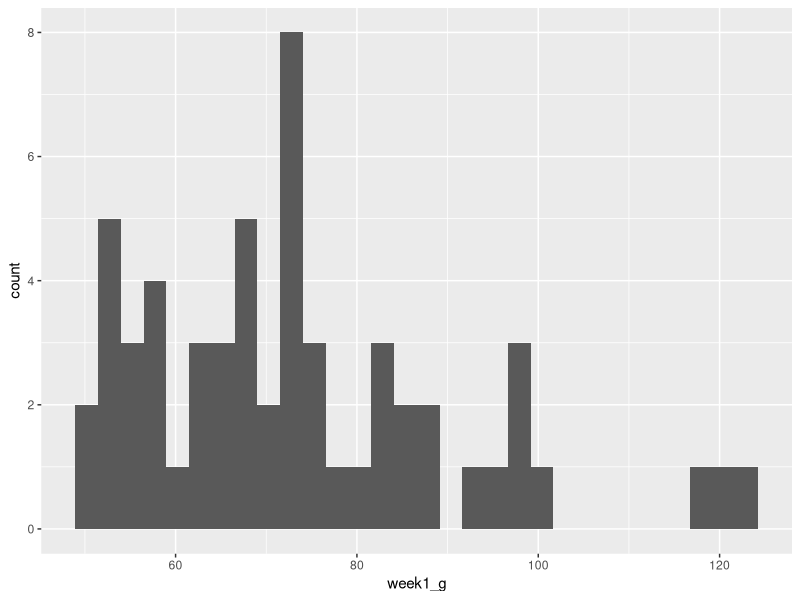
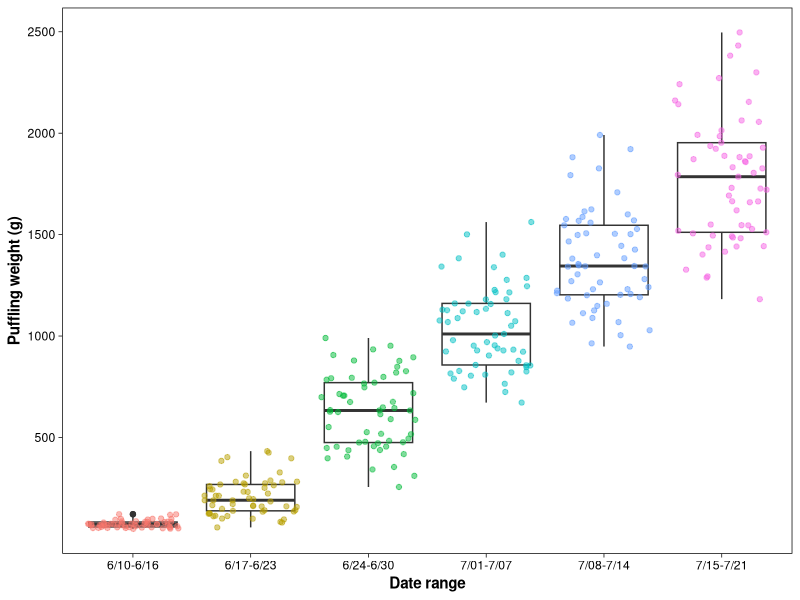
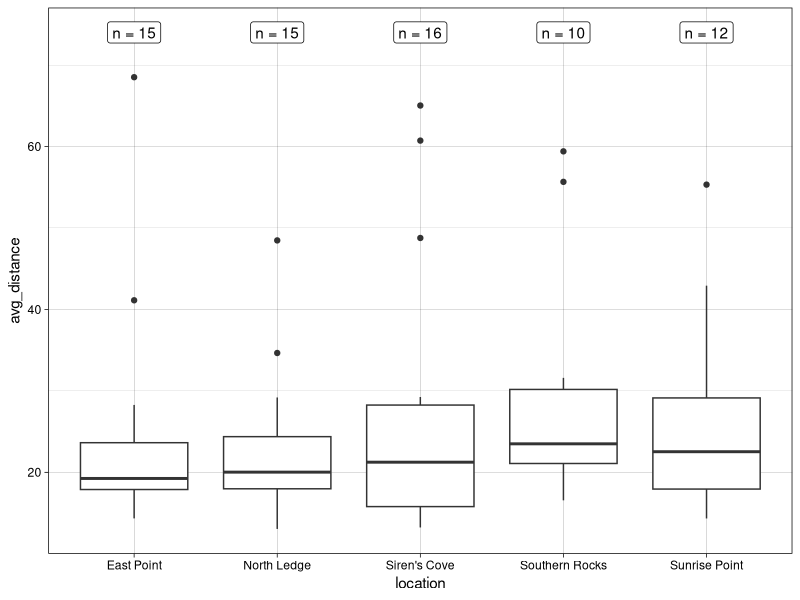
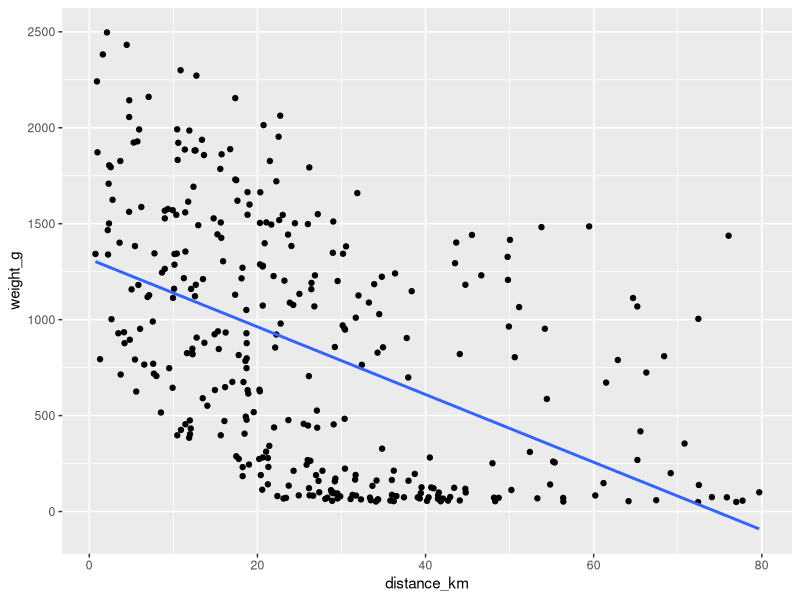
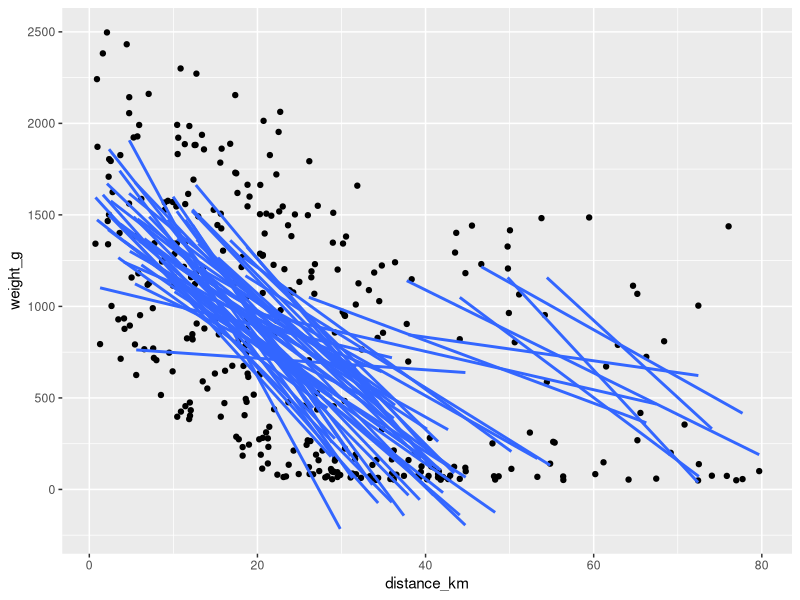
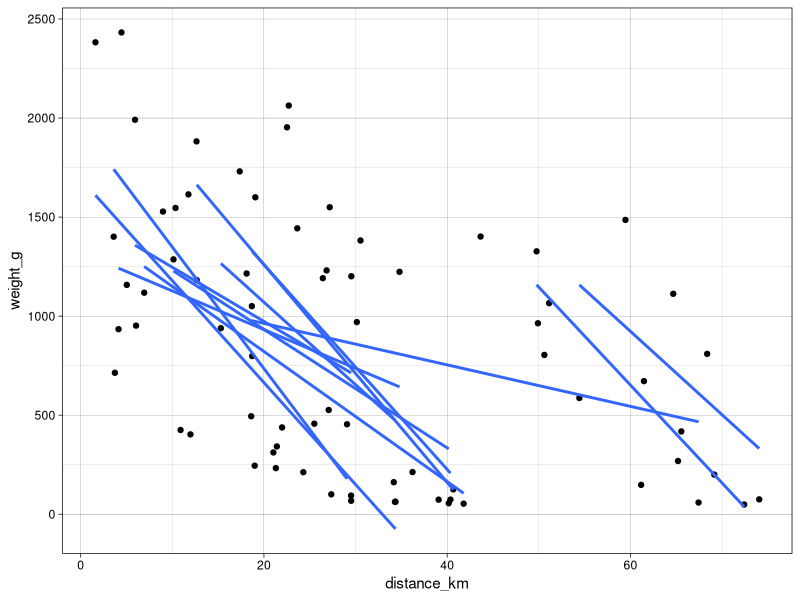
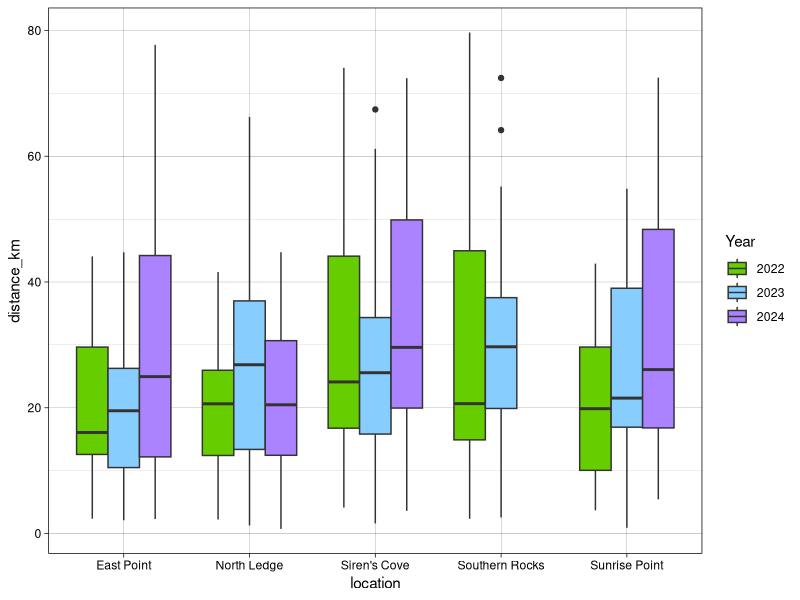
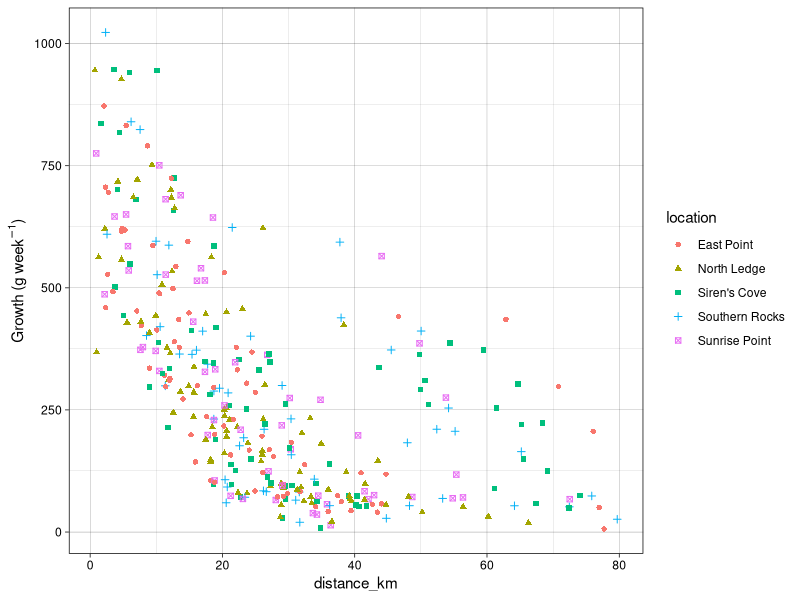

Reproduce these figures in R, in order. (Note: this script raises an error after producing the figures.)
## ---- chunk 1
# install.packages("tidyverse")

library(tidyverse) # this includes ggplot2, dplyr, tidyr, stringr, and more!
library(glue)
## ---- chunk 2
setwd("~/Desktop/Repos/2024-afo.sco.wos-tidyverse-workshop")

pufflings <- read_csv("data/puffling_weights.csv")
puffins <- read_csv("data/Fratercula_foraging.csv")
dates <- read_csv("data/Fratercula_sampling_dates.csv")
## ---- chunk 3
# a very basic visual
ggplot() +
  geom_histogram(data = pufflings, aes(x = week1_g))

pufflings <- pufflings %>%
  
  # "tidy" data by splitting each data point into its own row
  pivot_longer(cols = starts_with("week"),
               names_to = "week",
               values_to = "weight_g") %>%
  
  # intro to regular expressions: extract just the number out of each "weekX" label
  mutate(week = str_extract(week, "[0-9]"))

weeks <- dates %>%
  
  # "tidy" date data to prepare for further transformation
  pivot_longer(cols = everything(),
               names_to = "week",
               names_prefix = "week",   # this removes the specified prefix from each column name
               values_to = "date") %>%
  
  # output the first and last day in each week bracket
  group_by(week) %>%
  summarise(start = min(date),
            end = max(date)) %>%
  
  # create a new column from the above data
  mutate(label = glue("{start}-{end}")) # this is equivalent to `mutate(label = paste0(start, "-", end))`

# remove the leading zeros from the dates for ease of human-readability
weeks$label <- str_remove_all(weeks$label, "^0|(?<=-)0")

# create a more well-developed plot
ggplot(pufflings, aes(x = week, y = weight_g)) +
  # add a boxplot layer
  geom_boxplot() +
  
  # using the same data, layer points on top of boxplots & set the color variable to `week`
  # (this is more an aesthetic choice rather than particularly meaningful)
  geom_jitter(aes(col = week), alpha = 0.5) +
  
  # change the x-axis labels to those developed above
  scale_x_discrete(labels = weeks$label) +
  
  # change the y-axis scale
  scale_y_continuous(breaks = seq(500, 2500, by = 500)) +
  
  # change the axis labels
  labs(x = "Date range", y = "Puffling weight (g)") +
  
  # rotate the plot
  #coord_flip() +
  
  # change the theme
  theme_linedraw() +
  #theme_classic() +
  
  # customize particular aspects of the theme: remove the background grid and the (redundant) legend
  theme(panel.grid = element_blank(),
        axis.title = element_text(face = "bold"),
        legend.position = "none")

ggsave("figures/puffling_growth.png", width = 6, height = 8, units = "in", dpi = 600)
## ---- chunk 4
# average each adult's foraging distances across all six weeks
puffin_avgs <- puffins %>%
  rowwise() %>%
  summarise(nest = nest,
            location = location,
            avg_distance = mean(c_across(starts_with("week"))))

sample_sizes <- puffin_avgs %>%
  group_by(location) %>%
  summarise(number = n())

ggplot(puffin_avgs, aes(x = location, y = avg_distance)) +
  geom_boxplot() +
  # geom_text(data = sample_sizes, aes(label = paste("n =", number),
  #                                    x = location,
  #                                    y = round(max(puffin_avgs$avg_distance, na.rm = TRUE)) + 5)) +
  geom_label(data = sample_sizes, aes(label = paste("n =", number),
                                     x = location,
                                     y = round(max(puffin_avgs$avg_distance, na.rm = TRUE)) + 5)) +
  theme_linedraw()
## ---- chunk 5
# tidy adult puffin data
puffins <- pivot_longer(puffins,
                        cols = starts_with("week"),
                        names_to = "week",
                        values_to = "distance_km") %>%
  
  # extract digits from character strings
  mutate(week = str_extract(week, "[0-9]"))

# merge adult and puffling data frames by common variables
puffins_combined1 <- left_join(puffins, pufflings, join_by(nest == chick, location, week))

puffins_combined2 <- left_join(pufflings, puffins, join_by(chick == nest, location, week))

puffins_combined <- right_join(puffins, pufflings, join_by(nest == chick, location, week))

# visualize newly merged data
ggplot(puffins_combined, aes(x = distance_km, y = weight_g)) +
  geom_point() +
  
  # add a linear regression line
  geom_smooth(method = "lm", se = FALSE)

# plot the same thing but creating separate trend lines for each nest
ggplot(puffins_combined, aes(x = distance_km, y = weight_g, group = nest)) +
  geom_point() +
  geom_smooth(method = "lm", se = FALSE)

puffins_combined %>%
  filter(location == "Siren's Cove") %>%
  ggplot(aes(x = distance_km, y = weight_g, group = nest)) +
  geom_point() +
  geom_smooth(method = "lm", se = FALSE) +
  theme_linedraw()
## ---- chunk 6
puffins_combined <- puffins_combined %>%
  mutate(year = case_when(str_detect(nest, "A[A-Z]") ~ 2023,
                          str_detect(nest, "B[A-Z]") ~ 2024,
                          .default = 2022))

# plot annual variation in foraging distances
puffins_combined %>%
  
  # add in missing combination(s) of location & year for consistent boxplot spacing!
  complete(location, year) %>%
  
  # ^note that this above is piped directly into ggplot
  ggplot(aes(x = location, y = distance_km, fill = as.factor(year))) +
  geom_boxplot(position = position_dodge(preserve = "single")) +
  scale_fill_manual(values = c("chartreuse3", "skyblue1", "mediumpurple1"),
                    name = "Year") +
  theme_linedraw()

# calculate the pufflings' weight change from week to week
puffins_combined <- puffins_combined %>%
  group_by(nest) %>%
  mutate(growth = weight_g - lag(weight_g)) %>%
  
  # fill NAs (first week at each nest) with first-week weight gain
  mutate(growth = replace_na(growth, weight_g[week == 1]))

# plot growth against distance; go over the difference b/w `aes(col = )` and `col = `
ggplot() +
  #geom_point(data = puffins_combined, aes(distance_km, growth), col = "orangered") +
  geom_point(data = puffins_combined, aes(distance_km, growth, col = location,
                                          shape = location)) +
  labs(y = "Growth (g/week)") +
  labs(y = expression("Growth (g week"^-1*")")) +
  theme_linedraw()

# prepare to plot data by time
dates2 <- dates %>%
  # add years
  mutate(across(starts_with("week"),
                ~ case_when(str_detect(nest, "^[A-Z]$") ~ paste0(.x, "/2022"),
                            str_detect(nest, "^A[A-Z]") ~ paste0(.x, "/2023"),
                            str_detect(nest, "^B[A-Z]") ~ paste0(.x, "/2024")))) %>%
  mutate(across(starts_with("week"), ~ as.Date(.x, format = "%m/%d"))) %>%
  pivot_longer(cols = starts_with("week"),
               names_to = "week",
               names_prefix = "week",
               values_to = "date") %>%
  separate_wider_delim(date, delim = "-", names = c("year", "month", "day"),
                       cols_remove = FALSE) %>%
  mutate(year = as.numeric(year))

puffins_combined <- puffins_combined %>%
  left_join(dates)  # without join_by(), all variables in common are used

write_csv(puffins_combined, "data/allPuffinData.csv")

ggplot() +
  geom_line(data = puffins_combined, aes(x = date, y = weight_g, group = nest,
                                         col = as.factor(year))) +
  facet_wrap( ~ factor(location,
                       levels = unique(puffins_combined$location))) +
  theme_linedraw()
